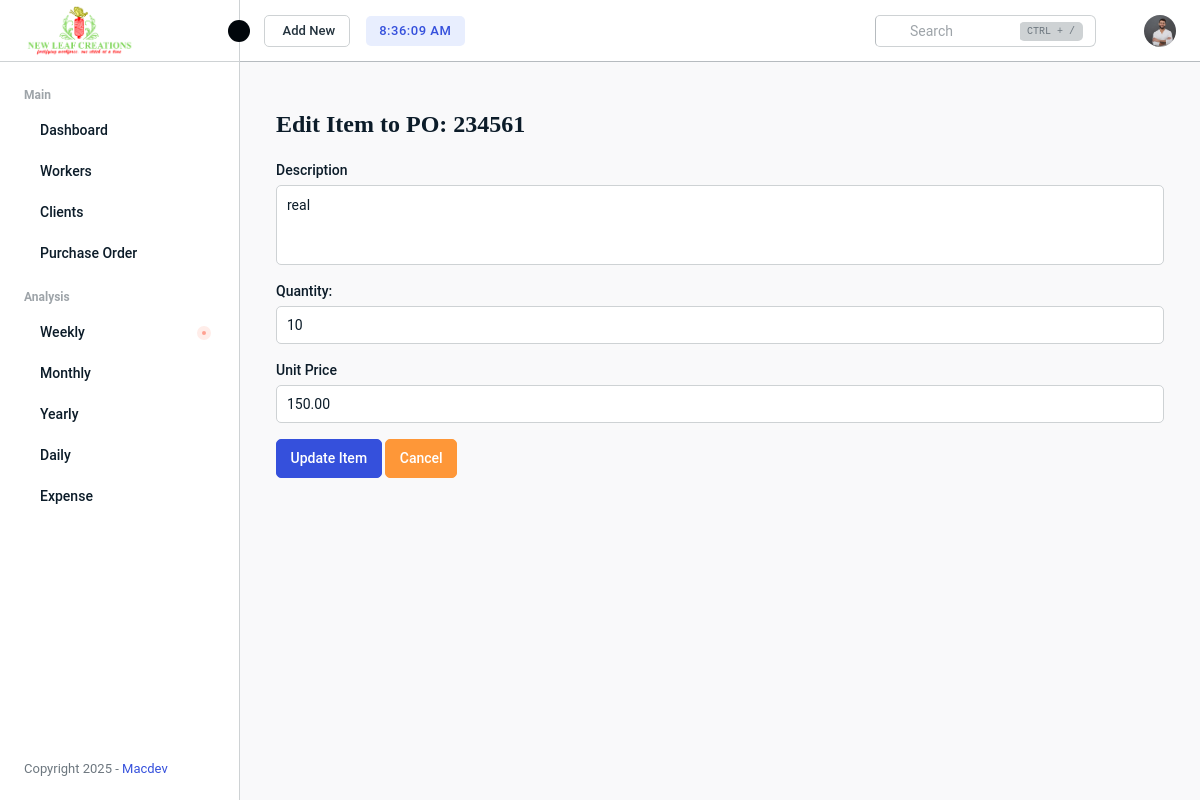
Before: /management/edit_order_item/5/ with the older database file.
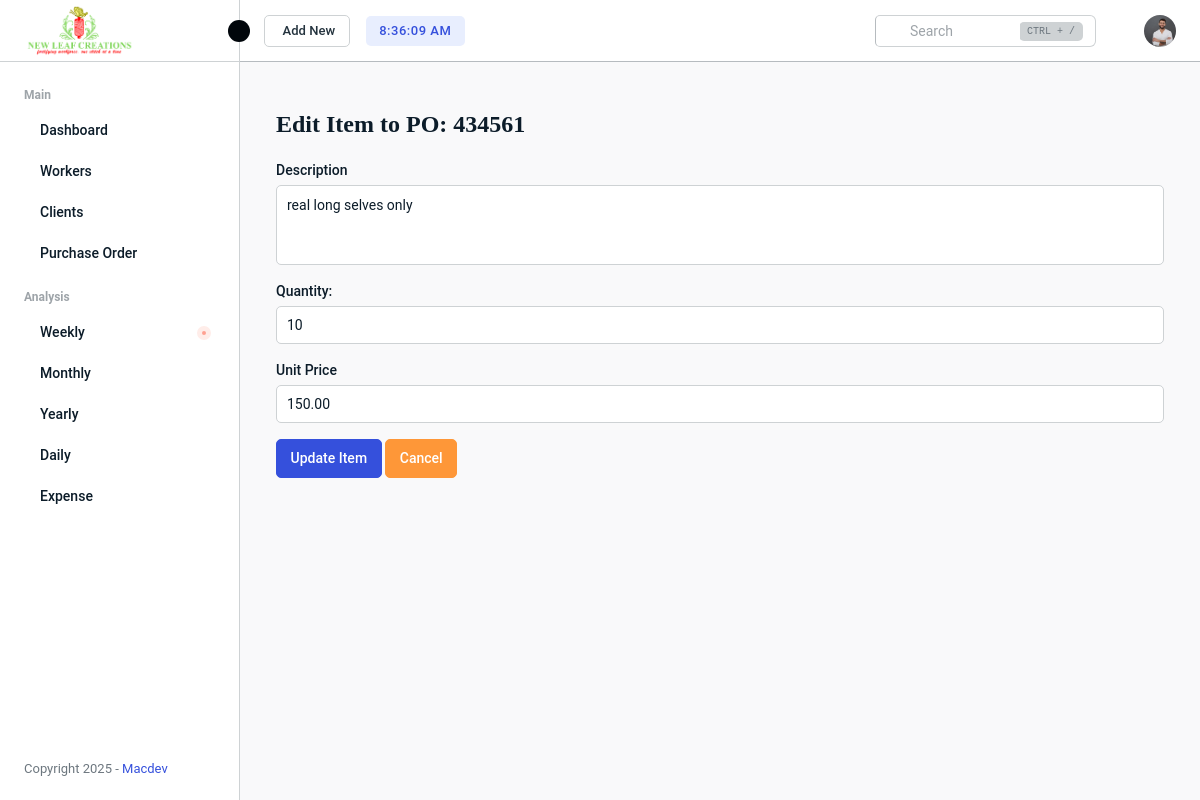
After: the same page with the newer database file.
### managementSystem/models.py (models this page shows, shortened)
class OrderItem(models.Model):
    po = models.ForeignKey(PurchaseOrder, related_name='items', on_delete=models.CASCADE)
    description = models.TextField()
    quantity = models.PositiveIntegerField()
    unit_price = models.DecimalField(max_digits=10, decimal_places=2)

class PurchaseOrder(models.Model):
    po_number = models.CharField(max_length=100, unique=True)
    client = models.ForeignKey(Client, on_delete=models.CASCADE)
    date = models.DateField()
    due_date = models.DateField()
    status = models.CharField(max_length=20, default='Pending')
    def __str__(self):
        return self.po_number

### managementSystem/views.py (the view)
# urls.py: path("edit_order_item/<int:item_id>/", views.edit_order_item, name="edit_order_item"),
def edit_order_item(request, item_id):
    item = get_object_or_404(OrderItem, id=item_id)
    if request.method == "POST":
        item.description = request.POST.get("description")
        item.quantity = request.POST.get("quantity")
        item.unit_price = request.POST.get("unit_price")
        item.save()
        return JsonResponse({"success": True, "message": "Item updated successfully!"})
    return render(request, "orders/edit_order_item.html", {
        "item": item,
    })

### managementSystem/templates/orders/edit_order_item.html (shortened to what this page needs)
{% extends "base.html" %}
{% load static %}
{% block content %}
 <div class="main-wrapper">
     <div class="page-wrapper">
        <div class="content content-two create-project">
            <div class="container mt-4">
                <h2>Edit Item to PO: {{ item.po }}</h2><br>
                <form method="POST" id="editItemForm">
                    <div class="mb-3">
                        <label for="order_item" class="form-label">Description</label>
                        <textarea name="description" class="form-control" required>{{ item.description }}</textarea>
                    </div>
                    <div class="mb-3">
                        <label for="workers" class="form-label">Quantity:</label>
                        <input type="number" name="quantity" min="1" class="form-control" value="{{ item.quantity }}" required>
                    </div>
                    <div class="mb-3">
                        <label for="deadline" class="form-label">Unit Price</label>
                        <input type="number" name="unit_price" step="0.01" value="{{ item.unit_price }}" class="form-control" required>
                    </div>
                    <button type="submit" class="btn btn-primary">Update Item</button>
                    <button type="button" class="btn btn-secondary clsrfsh">Cancel</button>
                </form>
            </div>
        </div>
     </div>
 </div>
{% endblock %}

Changed rows visible on the page:
changed OrderItem: po "234561" → "434561"; description "real" → "real long selves only"
